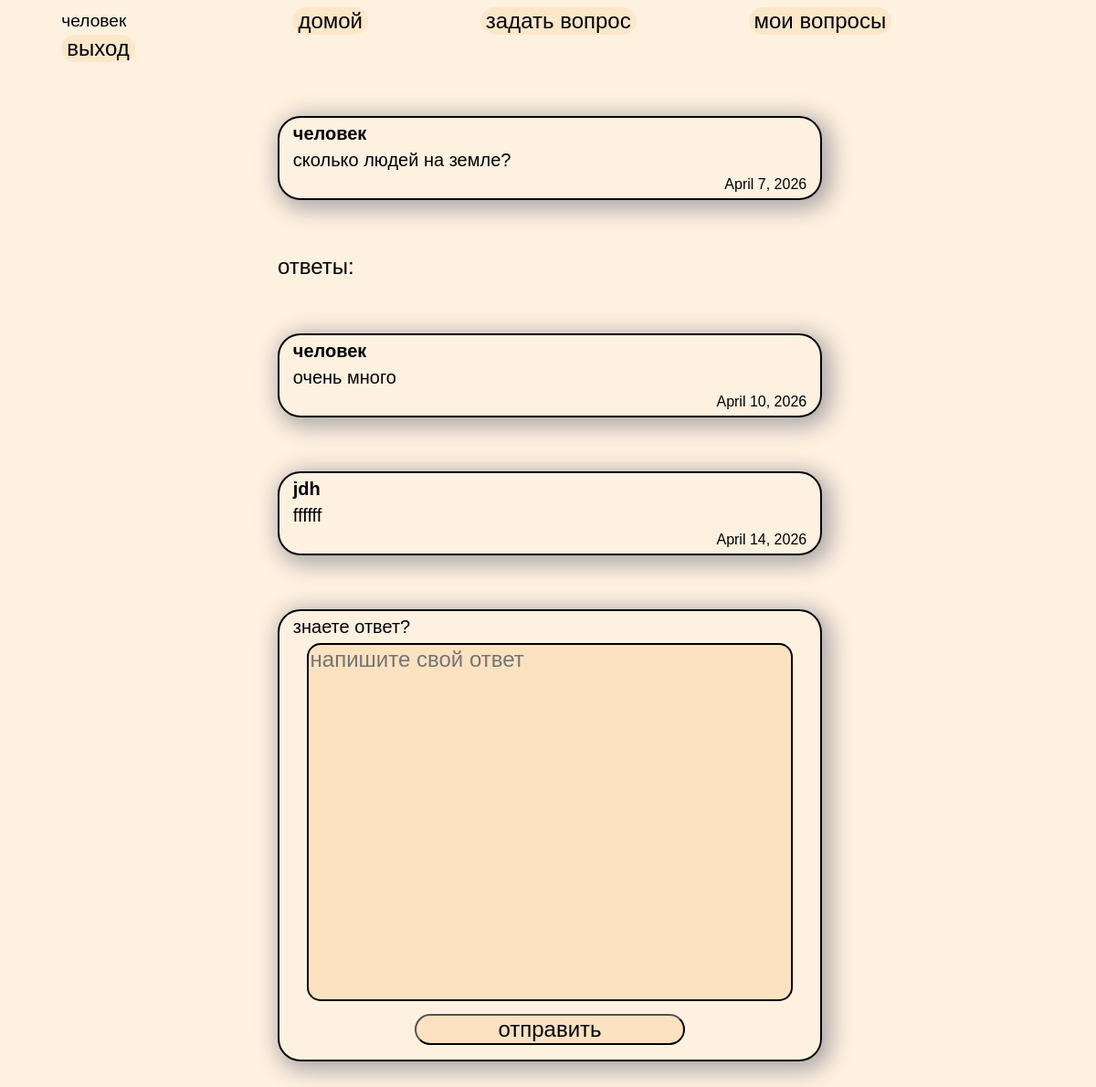
Screenshot of /about/question?id=1 (signed in) with the database file from the repository.
### verification/models.py (models this page shows)
class Person(models.Model):
    name=models.CharField(max_length=20)
    age=models.IntegerField()
    nickname=models.CharField(max_length=10,unique=True)
    password=models.CharField(max_length=100)

class Questions(models.Model):
    id_persons=models.ForeignKey(Person,on_delete=models.CASCADE)
    questions=models.TextField()
    date=models.DateField(auto_now_add=True)

class Answers(models.Model):
    id_persons=models.ForeignKey(Person,on_delete=models.CASCADE)
    id_questions=models.ForeignKey(Questions,on_delete=models.CASCADE)
    answers=models.TextField()
    date=models.DateField(auto_now_add=True)

### verification/views.py (the view)
# urls.py: path('/question',views.view_question),
def view_question(request):
    if 'user_id' not in request.session.keys():
        return redirect('/')
    nickname=Person.objects.get(id=request.session['user_id']).nickname
    id=request.GET.get('id')
    if request.method=='POST':
        answer=request.POST.get('answer')
        Answers.objects.create(id_questions=Questions.objects.get(id=id),date=timezone.now().date(),id_persons=Person.objects.get(id=request.session['user_id']),answers=answer)
        return redirect(f"/about/question?id={id}")
    answers=Answers.objects.all().filter(id_questions=id)
    return render(request,'view_question.html',context={'nickname':nickname,'i':Questions.objects.get(id=id),'answers':answers,'len':len(answers)})

### verification/templates/view_question.html (shortened to what this page needs)
{%extends "template.html"%}
    {%block body%}
        <div id="head">
            <p id="head-p">{{nickname}}</p>
            <a href="/about"><button id="head-button">домой</button></a>
            <a href="/about/create_question"><button id="head-button">задать вопрос</button></a>
            <a href="/about/my_questions"><button id="head-button">мои вопросы</button></a>
        <form style='display: inline;', method="post">
            <button type="submit"  id="head-button">выход</button>
        </form>
        </div>
        <div id="question_box">
            <p id="question_text" style="font-weight: 900;">{{i.id_persons.nickname}}</p>
            <p id="question_text">{{i.questions}}</p>
            <p id="date">{{i.date}}</p>
        </div>
        <p id="answer_text">ответы:</p>
        {%if len == 0 %}
        <P id="no_answer_text"></style>нет ответов:(</P>
        {%else%}
        {%for J in  answers%}
        <div id="question_box">
            <p id="question_text" style="font-weight: 900;">{{J.id_persons.nickname}}</p>
            <p id="question_text">{{J.answers}}</p>
            <p id="date">{{J.date}}</p>
        </div>
        {%endfor%}
        {%endif%}
        <div id="question_box">
        <form method="post">
            <p id='question_text'>знаете ответ?</p>
            <textarea name="answer" id="textarea_question"  placeholder="напишите свой ответ"></textarea>
            <a href="/about/question?id={{i.id}}"><input type="submit" value="отправить" id="answer_button"></a>
        </form>
        </div>
    {%endblock body%}

### verification/static/css/style.css (style rules this page uses)
* { font-family: Arial, Helvetica, sans-serif; vertical-align: middle; }
a { text-decoration: none; }
p { position: relative; }
body { background-color: rgb(255, 241, 224); }
input,textarea { margin: 0 0 0 25% ; width: 49%; font-size: 150% ; background-color: rgb(252, 226, 192); }
#answer_button { margin-top: 2.5%; border-radius: 50px; width: 50%; font-size: 150% ; background-color: rgb(252, 226, 192); }
#textarea_question { margin: 0 0 0 5%; width: 90%; height: 50%; resize: none; border: 2.5px solid black; border-radius: 15px; }
button { font-size: 125%; background-color: rgb(253, 231, 201); border: 0px; }
#head-button { margin: 0% 5%; font-size: 150%; display: inline; border-radius: 50px; }
#feriv_box,#question_box { width: 50%; box-shadow: 5px 5px 25px 5px rgb(172, 167, 167); border: 2.5px solid rgb(0, 0, 0); }
#question_box { border-radius:25px ; margin: 0% 25% 5% 25%; }
#question_text { font-size: 125% ; margin: 1% 2.5%; text-align: left; }
#answer_text { margin: 0% 25% 5% 25%; font-size: 150%; }
#date { font-size: 100% ; margin: 1% 2.5%; text-align: right; }
#head { margin:0% 0% 5% 0%; }
#head-p { margin: 0% 10% 0% 5%; display: inline; font-size: 120%; max-height: 25%; }

### rows the page displays
Person: nickname "человек"
Questions: id_persons.nickname "человек", questions "сколько людей на земле?", date "April 7, 2026"
Answers: id_persons.nickname "человек", answers "очень много", date "April 10, 2026"
Answers: id_persons.nickname "jdh", answers "ffffff", date "April 14, 2026"
